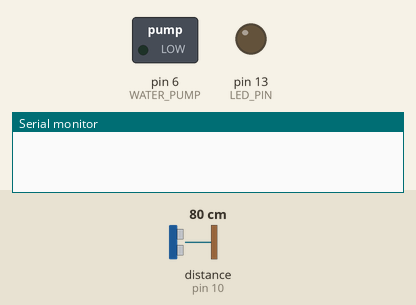
Recording of a sketch running on a simulated Arduino Uno, built with avr-gcc and run on an emulated ATmega328P. Parts: switched loads named in the sketch (green lamp = pin HIGH), output pins drawn as LEDs (lit = HIGH), the last lines printed to the serial monitor. Wiring (inferred from the names in the program): ultrasonic range finder: trigger pin 9; echo pin 10. The test bench sets the inputs (shaded band); at power-on: distance to the obstacle (sensor on pin 10) 80 cm. The echo pulse lasts 58.3 µs per cm; pins used as bus, display or sensor lines are not drawn.

Above: at 0.1 s.
At 1.1 s:
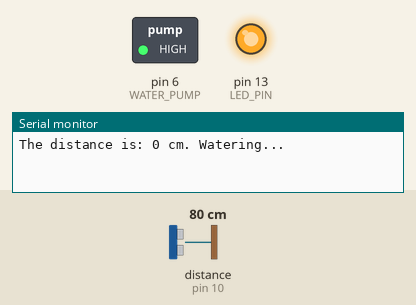
Timing chart, 0 to 2.6 s (numbered marks = the images above):
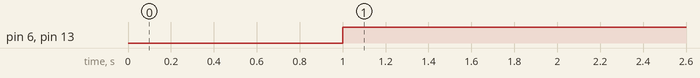

Measured:
- by itself, pin 6 (WATER_PUMP), pin 13 (LED_PIN): LOW → HIGH at 1.0 s

The sketch:

SmartWatering.ino
```cpp
// Constants used to set pin numbers
const int SENSOR_PIN = 7;
const int LED_PIN = 13;
const int WATER_PUMP = 6;
const int echoPin =10;
const int trigPin = 9;

// Variables
long duration;
int distance;

void setup() {
  // Initialize serial communication at 9600 bits per
  Serial.begin(9600);

  // Initialize the Arduino pin as an input
  pinMode(SENSOR_PIN, INPUT);
  // Initialize digital pin LED, WATER_PUMP, trigPin, and echoPin as the output
  pinMode(LED_PIN, OUTPUT);
  pinMode(WATER_PUMP, OUTPUT);
  pinMode(trigPin, OUTPUT);
  pinMode(echoPin, OUTPUT);

}

void loop() {
  digitalWrite(trigPin, LOW);
  delayMicroseconds(2);
  digitalWrite(trigPin, HIGH);
  delayMicroseconds(10);
  digitalWrite(trigPin, LOW);
  duration = pulseIn(echoPin, HIGH);
  distance = duration*0.034/2;

  if(distance < 20){
    digitalWrite(LED_PIN, HIGH);
    digitalWrite(WATER_PUMP, HIGH);
    Serial.print("The distance is: ");
    Serial.print(distance);
    Serial.println(" cm. Watering...");
  }
  else{
    digitalWrite(LED_PIN, LOW);
    digitalWrite(WATER_PUMP, LOW);
    Serial.print("The distance is: ");
    Serial.print(distance);
    Serial.println(" cm. object is out of range");
  }

}
```
